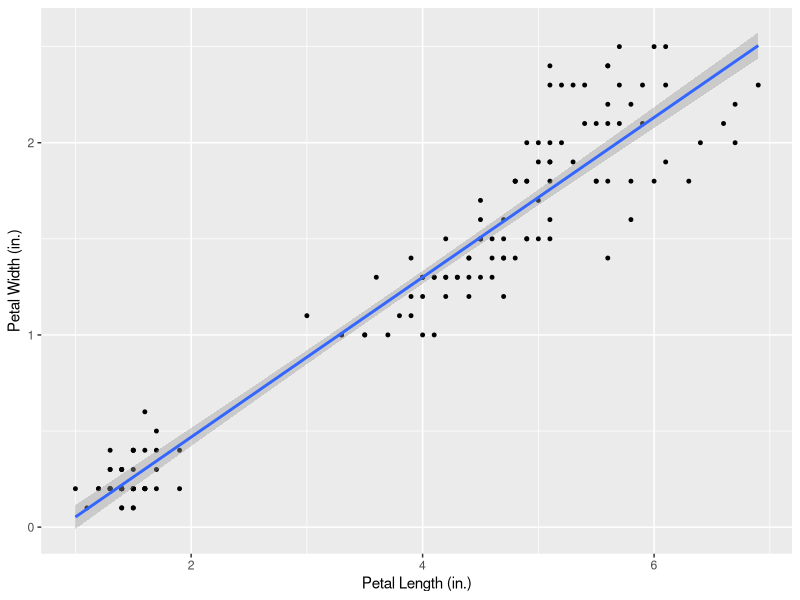
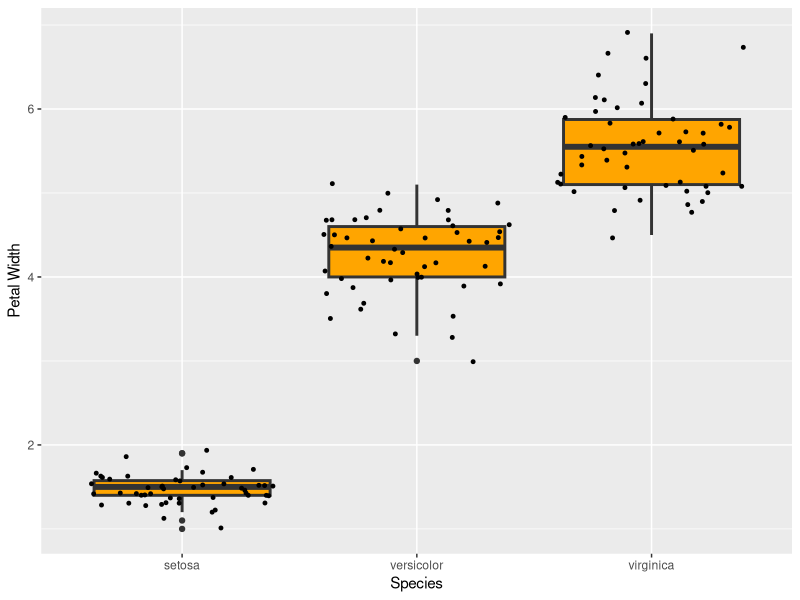
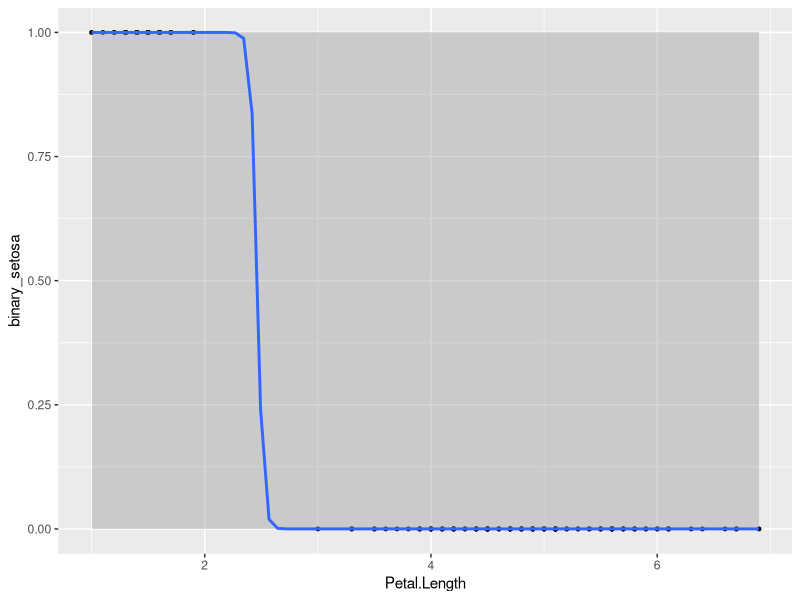
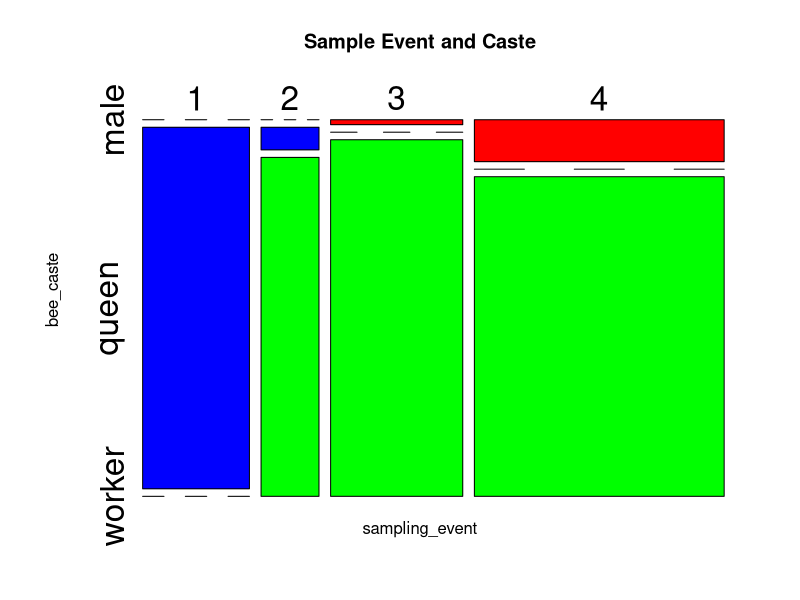

Reproduce these figures in R, in order.
## ---- chunk 1
library(ggplot2)
iris <- iris



petal.plot <- ggplot(data = iris, aes(x = Petal.Length, y = Petal.Width)) + 
  geom_point(size=1) +
  geom_smooth(method="lm")+
  labs(
    x = "Petal Length (in.)",
    y= "Petal Width (in.)"
  )


petal.plot
## ---- chunk 2
library(ggplot2)
petal.box <- ggplot(data = iris, aes(x = Species, y = Petal.Length)) + 
  geom_boxplot(size=1, fill = "orange")+
  geom_jitter(size=1) + 

  labs(
    x = "Species",
    y= "Petal Width"
  )
petal.box

## ---- chunk 3
library(tidyverse)
library(ggplot2)

newdf <- iris%>%
  mutate(binary_setosa=case_when(Species=="setosa"~1, TRUE ~0)) %>%
  select(Species, binary_setosa, everything()) #create new binary column for setosa (0/1)
newdf



binary.jit <- ggplot(data = newdf, aes(x = Petal.Length, y = binary_setosa)) + 
  geom_point(size=1)+
  geom_smooth(method = "glm", method.args = list(family = "binomial")) #generate box 

binary.jit
## ---- chunk 4
bumble <- read.csv("beeData.csv") #read in csv

mosaic1<- mosaicplot(~  sampling_event+ bee_caste, data=bumble, main = "Sample Event and Caste", color=c("red", "blue", "green"), cex.axis= 2) #generate mosaic plot
